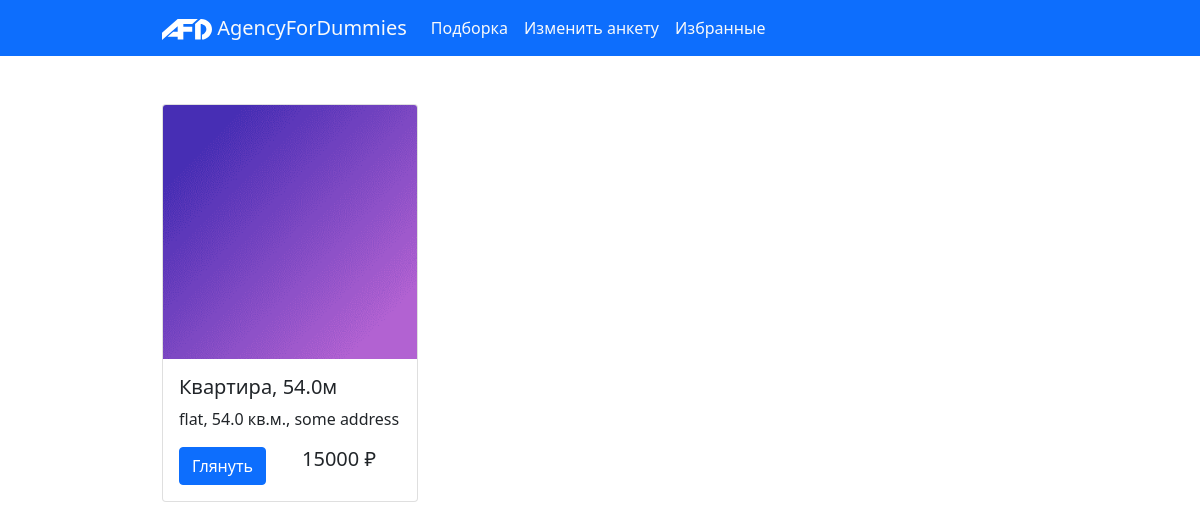
The page /property/favourites/ on the database as committed earlier.
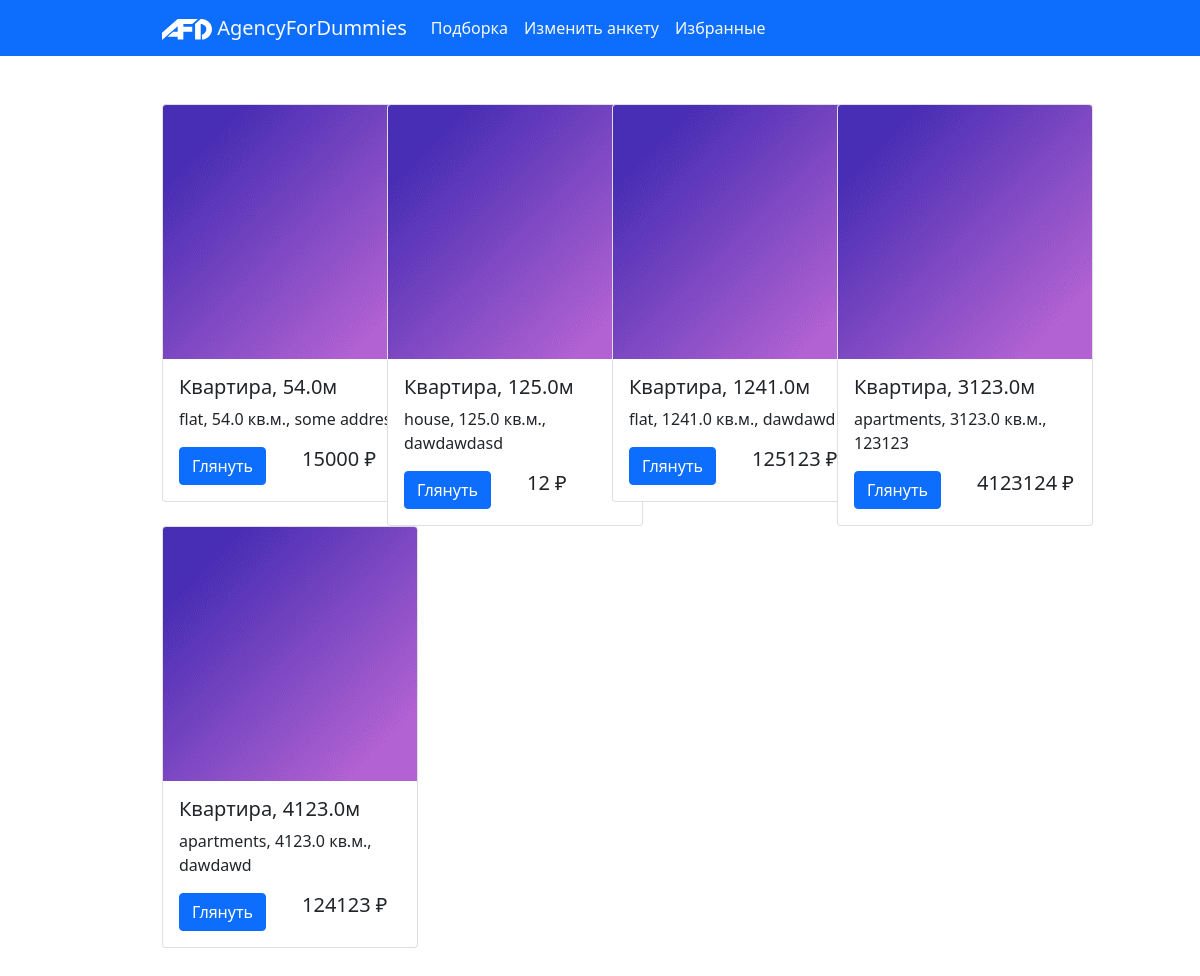
The same page on the database as committed later.
### property/models/property.py (models this page shows)
class Property(Model):
    owner = ForeignKey('Owner', on_delete=CASCADE, null=False, related_name="properties")
    type = CharField(
        choices=[
            ('residential', _('Residential')),
            ('commercial', _('Commercial'))
        ],
        max_length=15)
    category = CharField(
        choices=[
            ('flat', _('Flat')),
            ('house', _('House')),
            ('apartments', _('Apartments'))
        ],
        max_length=15)
    area = DecimalField(max_digits=5, decimal_places=1)
    room_count = IntegerField(default=1)
    floor = IntegerField(
        default=1,
        validators=[
            MinValueValidator(1)
        ])
    address = CharField(max_length=255)
    deal = CharField(
        choices=[
            ('rent', _('Rent')),
            ('purchase', _('Purchase'))
        ],
        max_length=15)
    price = DecimalField(max_digits=8, decimal_places=0)
    description = TextField(blank=True)
    class Meta:
        verbose_name_plural = _('Properties')

### property/views/property.py (the view)
# urls.py: path('favourites/', FavouriteListView.as_view(), name='favourites')
class FavouriteListView(ListView):
    template_name = 'property_list'
    queryset = Property.objects.all()
    def get_queryset(self):
        return self.queryset.filter(client__id=self.request.user.id)

### templates/property/property_list.html (shortened to what this page needs)
<!DOCTYPE html>
<html lang="en">
{% load static %}
<head>
    <link href="https://cdn.jsdelivr.net/npm/bootstrap@5.0.2/dist/css/bootstrap.min.css" rel="stylesheet"
>
</head>
<body>
<header>
        <nav class="navbar navbar-expand-lg bg-body-tertiary bg-primary" data-bs-theme="light">
        <div class="container-fluid w-75">
            <a class="navbar-brand text-light" href="{% url 'index'%}">
                <img src="{% static 'images/logo-wh.svg' %}" alt="" width="50" class="d-inline-block">
                AgencyForDummies
            </a>
            <div class="collapse navbar-collapse" id="navbarNavAltMarkup">
                <div class="navbar-nav ">
                    <a class="nav-link active text-light" aria-current="page" href="{% url 'property:list' %}">Подборка</a>
                    <a class="nav-link text-light" href="{% url 'users:questions' %}">Изменить анкету</a>
                    <a class="nav-link text-light" href="{% url 'property:favourites' %}">Избранные</a>
                </div>
            </div>
        </div>
    </nav>
</header>
<main>
    <div class="container w-75 my-5">
        {% if property_list %}
            <div class="row my-3">
            {% for property in property_list %}
                <div class="col-3">
                    <div class="card" style="width: 16rem;">
                        <img src="{% static 'images/default.png' %}" class="card-img-top" alt="...">
                        <div class="card-body">
                            <h5 class="card-title">Квартира, {{property.area}}м</h5>
                            <p class="card-text">{{ property.category }}, {{property.area}} кв.м., {{ property.address }}</p>
                            <div class="row">
                                <div class="col">
                                    <a href="{% url 'property:detail' property.id %}" class="btn btn-primary my-0 mx-0">Глянуть</a>
                                </div>
                                <div class="col">
                                    <h5 class="card-text">{{property.price}} ₽</h5>
                                </div>
                            </div>
                        </div>
                    </div>
                </div>
            {% endfor %}
            </div>
        {% endif %}
     </div>
</main>
</body>
</html>

Rows that differ between the two databases and show on the page:
added Property: area "125.0", category "house", address "dawdawdasd", price "12"
added Property: area "1241.0", category "flat", address "dawdawd", price "125123"
added Property: area "3123.0", category "apartments", address "123123", price "4123124"
added Property: area "4123.0", category "apartments", address "dawdawd", price "124123"
